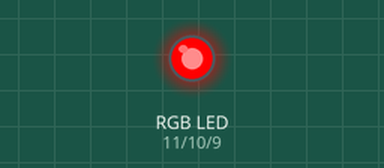
A sketch run on a simulated Arduino Uno, built with avr-gcc and run on an emulated ATmega328P. Parts: an RGB LED mixed from three pins (HIGH = lit).

Above: at 0.05 s.
At 1.55 s:
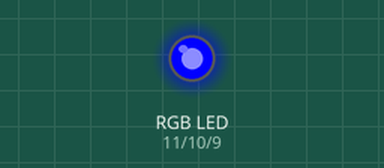
At 2.3 s:
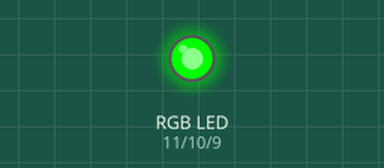
At 3.05 s:
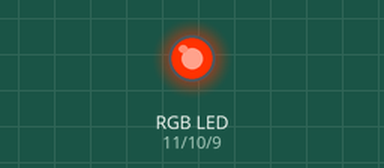
At 4.5 s:
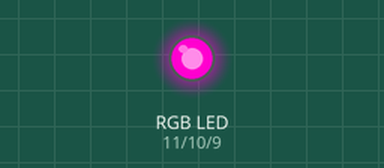
At 6.0 s:
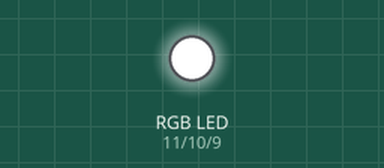
Timing chart, 0 to 7.8 s (numbered marks = the images above):
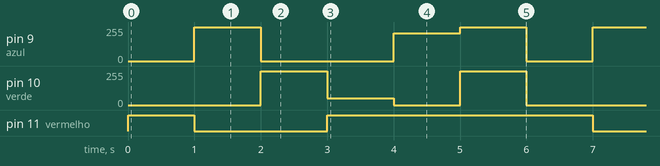

The sketch:

Led_RGB.ino
```cpp
// By Felipe/Tiodevs

  // Cria as variaveis dos pinos (mais explicação sobre os pinos abaixo :D)
  const int azul = 9;
  const int verde = 10;
  const int vermelho = 11;

void setup()
{
  // Você tem que colocar nos determinados pinos:
  // pino 11 no vermelho
  // pino 10 no verde
  // pino 9 no verde
  // A junção das 3 cores formão o RGB
  pinMode(11, OUTPUT);
  pinMode(10, OUTPUT);
  pinMode(9, OUTPUT);
}
void loop()
{
  // Vermelho
  digitalWrite(azul, LOW);
  digitalWrite(verde, LOW);
  digitalWrite(vermelho, HIGH);
  delay(1000);

  // Azul
  digitalWrite(azul, HIGH);
  digitalWrite(verde, LOW);
  digitalWrite(vermelho, LOW);
  delay(1000);

  // Verde
  digitalWrite(azul, LOW);
  digitalWrite(verde, HIGH);
  digitalWrite(vermelho, LOW);
  delay(1000);

  // Amarelo
  analogWrite(azul, 0);
  analogWrite(verde, 50);
  analogWrite(vermelho, 255);
  delay(1000);

  // Roxo
  analogWrite(azul, 207);
  analogWrite(verde, 0);
  analogWrite(vermelho, 255);
  delay(1000);

  // Branco
  digitalWrite(azul, HIGH);
  digitalWrite(verde, HIGH);
  digitalWrite(vermelho, HIGH);
  delay(1000);
}
```

Measured:
- by itself, pin 9 (azul): repeats every 6.0 s: 0/255 2.0 s, 207/255 1.0 s, 255/255 1.0 s, 0/255 1.0 s, 255/255 1.0 s
- by itself, pin 10 (verde): repeats every 6.0 s: 50/255 1.0 s, 0/255 1.0 s, 255/255 1.0 s, 0/255 2.0 s, 255/255 1.0 s
- by itself, pin 11 (vermelho): repeats every 6.0 s: LOW 2.0 s, HIGH 4.0 s
